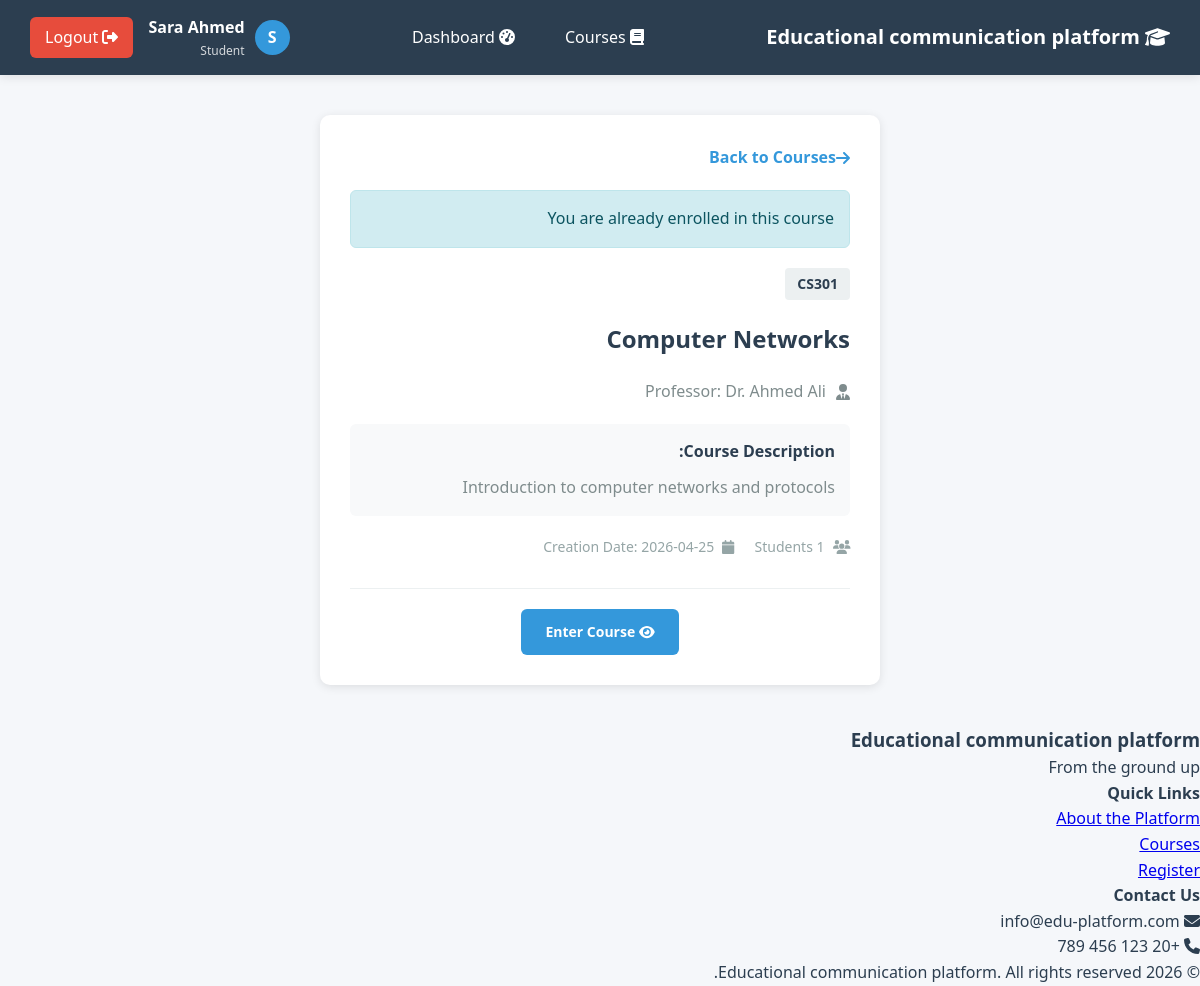
The page /courses/join.php?id=1 (signed in) on the database its author committed.
### tables this page shows
CREATE TABLE courses (
    id INT PRIMARY KEY AUTO_INCREMENT,
    course_name VARCHAR(200) NOT NULL,
    course_code VARCHAR(20) UNIQUE NOT NULL,
    professor_id INT NOT NULL,
    description TEXT,
    created_at TIMESTAMP DEFAULT CURRENT_TIMESTAMP,
    FOREIGN KEY (professor_id) REFERENCES users(id) ON DELETE CASCADE
);

CREATE TABLE users (
    id INT PRIMARY KEY AUTO_INCREMENT,
    username VARCHAR(50) UNIQUE NOT NULL,
    email VARCHAR(100) UNIQUE NOT NULL,
    password VARCHAR(255) NOT NULL,
    full_name VARCHAR(100) NOT NULL,
    name VARCHAR(100) NOT NULL,
    user_type ENUM('professor', 'student') NOT NULL,
    created_at TIMESTAMP DEFAULT CURRENT_TIMESTAMP
);

### includes/course_functions.php (called while the page is built, shortened)
<?php
function getCourseById($courseId) {
    $pdo = getDB();
    $stmt = $pdo->prepare("
        SELECT c.*, u.full_name as professor_name
        FROM courses c
        LEFT JOIN users u ON c.professor_id = u.id
        WHERE c.id = ?
    ");
    $stmt->execute([$courseId]);
    return $stmt->fetch();
}
function isStudentEnrolled($courseId, $studentId) {
    $pdo = getDB();
    $stmt = $pdo->prepare("
        SELECT id FROM course_enrollments
        WHERE course_id = ? AND student_id = ? AND status = 'active'
    ");
    $stmt->execute([$courseId, $studentId]);
    return (bool) $stmt->fetch();
}
function getCourseStudentCount($courseId) {
    $pdo = getDB();
    $stmt = $pdo->prepare("
        SELECT COUNT(*) as count
        FROM course_enrollments
        WHERE course_id = ? AND status = 'active'
    ");
    $stmt->execute([$courseId]);
    $result = $stmt->fetch();
    return $result['count'];
}

### courses/join.php (the view, shortened to what this page needs)
<?php
require_once __DIR__ . '/../includes/course_functions.php';
require_once __DIR__ . '/../includes/header.php';
$courseId = $_GET['id'] ?? 0;
$message = '';
$messageType = '';
$course = getCourseById($courseId);
$isEnrolled = isStudentEnrolled($courseId, $_SESSION['user_id']);
if ($isEnrolled) {
    $message = 'You are already enrolled in this course';
    $messageType = 'info';
}
?>
<div class="container">
    <div class="course-join">
        <div class="join-card">
            <a href="list.php" class="back-link">
                <i class="fas fa-arrow-right"></i> Back to Courses
            </a>
            <?php if ($message): ?>
                <div class="alert alert-<?php echo $messageType; ?>">
                    <?php echo htmlspecialchars($message); ?>
                </div>
            <?php endif; ?>
            <div class="course-info">
                <span class="course-code"><?php echo htmlspecialchars($course['course_code']); ?></span>
                <h1><?php echo htmlspecialchars($course['course_name']); ?></h1>
                <div class="professor-info">
                    <i class="fas fa-user-tie"></i>
                    <span>Professor: <?php echo htmlspecialchars($course['professor_name'] ?? 'Not specified'); ?></span>
                </div>
                <?php if ($course['description']): ?>
                    <div class="description">
                        <h3>Course Description:</h3>
                        <p><?php echo nl2br(htmlspecialchars($course['description'])); ?></p>
                    </div>
                <?php endif; ?>
                <div class="course-stats">
                    <div class="stat">
                        <i class="fas fa-users"></i>
                        <span><?php echo getCourseStudentCount($courseId); ?> Students</span>
                    </div>
                    <div class="stat">
                        <i class="fas fa-calendar"></i>
                        <span>Creation Date: <?php echo date('Y-m-d', strtotime($course['created_at'])); ?></span>
                    </div>
                </div>
            </div>
            <?php if ($isEnrolled): ?>
                <div class="enrolled-actions">
                    <a href="view.php?id=<?php echo $courseId; ?>" class="btn btn-primary">
                        <i class="fas fa-eye"></i> Enter Course
                    </a>
                </div>
            <?php endif; ?>
        </div>
    </div>
</div>
<?php require_once __DIR__ . '/../includes/footer.php'; ?>

### includes/header.php (style rules this page uses)
* { margin: 0; padding: 0; box-sizing: border-box; }
body { font-family: 'Segoe UI', Tahoma, Geneva, Verdana, sans-serif; background: #f5f7fa; color: #2c3e50; line-height: 1.6; }
.container { max-width: 1200px; margin: 0 auto; padding: 20px; }

### courses/join.php (style rules this page uses)
.course-join { padding: 20px; max-width: 600px; margin: 0 auto; }
.join-card { background: white; border-radius: 10px; padding: 30px; box-shadow: 0 2px 10px rgba(0,0,0,0.1); }
.back-link { display: inline-flex; align-items: center; color: #3498db; text-decoration: none; margin-bottom: 20px; font-weight: 600; }
.course-info { margin-bottom: 30px; }
.course-code { display: inline-block; background: #ecf0f1; color: #2c3e50; padding: 5px 12px; border-radius: 4px; font-size: 14px; font-weight: 600; margin-bottom: 10px; }
.course-info h1 { color: #2c3e50; margin: 10px 0 20px; font-size: 24px; }
.professor-info { display: flex; align-items: center; gap: 10px; color: #7f8c8d; margin-bottom: 20px; }
.description { background: #f8f9fa; padding: 15px; border-radius: 6px; margin-bottom: 20px; }
.description h3 { color: #2c3e50; font-size: 16px; margin-bottom: 10px; }
.description p { color: #7f8c8d; line-height: 1.6; margin: 0; }
.course-stats { display: flex; gap: 20px; }
.stat { display: flex; align-items: center; gap: 8px; color: #95a5a6; font-size: 14px; }
.enrolled-actions { text-align: center; padding-top: 20px; border-top: 1px solid #ecf0f1; }
.alert { padding: 15px; border-radius: 6px; margin-bottom: 20px; }
.alert-info { background: #d1ecf1; color: #0c5460; border: 1px solid #bee5eb; }
.btn { padding: 12px 24px; border: none; border-radius: 6px; cursor: pointer; font-size: 14px; font-weight: 600; text-decoration: none; display: inline-block; transition: all 0.3s; }
.btn-primary { background: #3498db; color: white; }

### rows shown on the page
courses: course_code "CS301", course_name "Computer Networks", professor.full_name "Dr. Ahmed Ali", description "Introduction to computer networks and protocols", created_at "2026-04-25"

### other values the page prints
mb_substr($_SESSION['full_name'] ?? 'M', 0, 1) "S"
$_SESSION['full_name'] "Sara Ahmed"
$message "You are already enrolled in this course"
getCourseStudentCount($courseId) "1"
